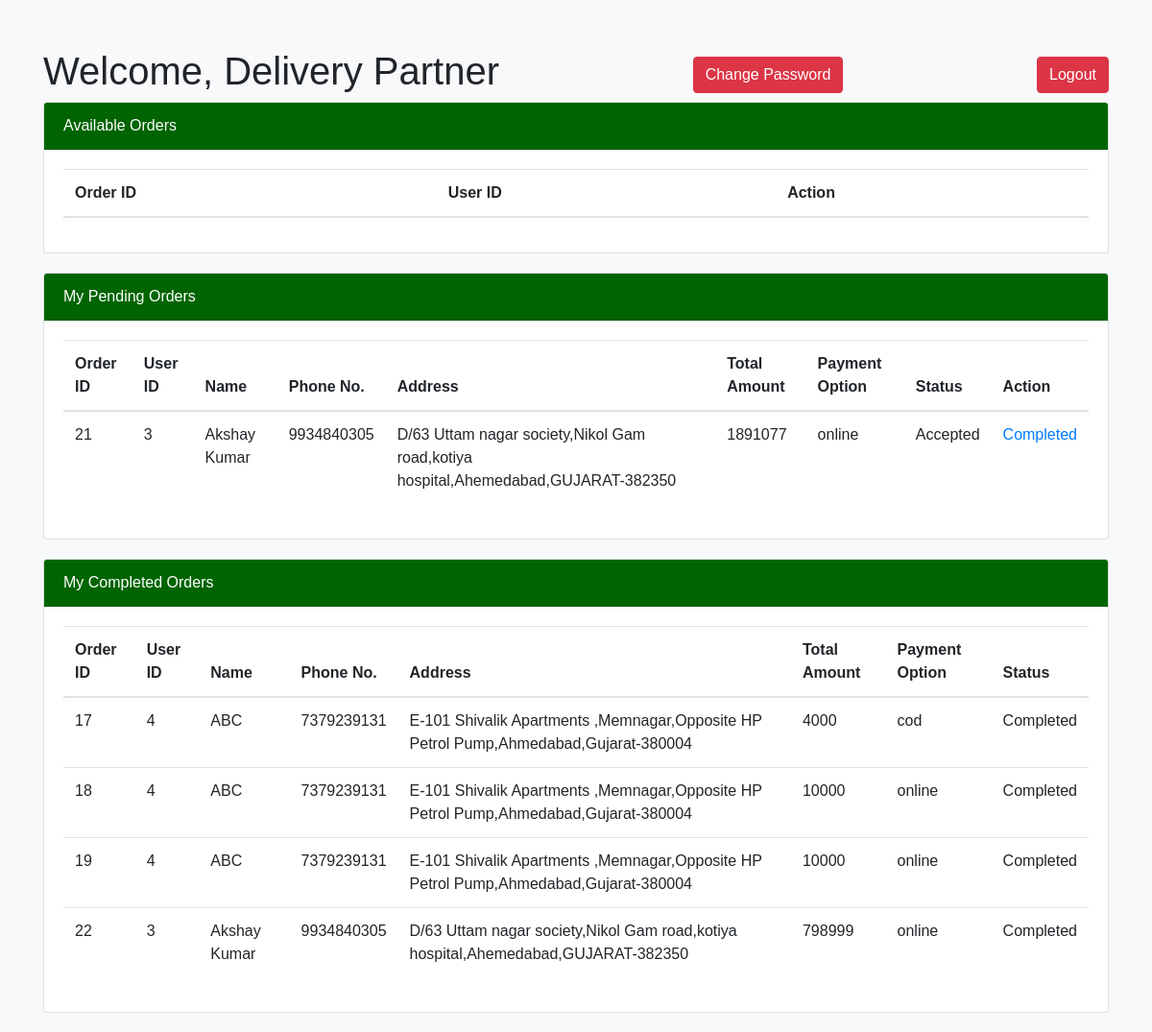
/delivery_module/dashboard.php (signed in), run on the app's committed database.
### tables this page shows
CREATE TABLE `delivery_order` (
  `delivery_id` int(11) NOT NULL,
  `delivery_partner_id` int(11) NOT NULL,
  `order_id` int(11) NOT NULL,
  `status` varchar(20) NOT NULL
);

CREATE TABLE `orders` (
  `order_id` int(11) NOT NULL,
  `user_id` int(11) NOT NULL,
  `product_ids` varchar(255) NOT NULL,
  `product_qtys` varchar(255) NOT NULL,
  `order_date` date NOT NULL,
  `total_amount` int(11) NOT NULL,
  `coupon_code` varchar(255) DEFAULT NULL,
  `payment_option` varchar(20) NOT NULL,
  `timestamp` timestamp NOT NULL DEFAULT current_timestamp() ON UPDATE current_timestamp(),
  `delivery_status` varchar(20) NOT NULL
);

CREATE TABLE `user_addresses` (
  `aid` int(11) NOT NULL,
  `user_id` int(11) NOT NULL,
  `phone_no` bigint(11) NOT NULL,
  `name` varchar(30) NOT NULL,
  `pincode` varchar(6) NOT NULL,
  `house_apartment` varchar(100) NOT NULL,
  `area` varchar(255) NOT NULL,
  `landmark` varchar(255) NOT NULL,
  `town_city` varchar(100) NOT NULL,
  `state` varchar(100) NOT NULL,
  `is_default` int(11) NOT NULL
);

### delivery_module/dashboard.php (the view, shortened to what this page needs)
<?php
include 'db_connection.php';
$partner_id = $_SESSION['delivery_partner_id'];
$my_orders_result = $conn->query("SELECT
    delivery_order.order_id, delivery_order.status ,
    orders.order_id, orders.user_id, orders.order_date, orders.total_amount, orders.delivery_status ,orders.payment_option ,
    user_register_details.user_id,user_register_details.first_name,
    user_addresses.*
FROM
    delivery_order
INNER JOIN
    orders ON delivery_order.order_id = orders.order_id
INNER JOIN
    user_register_details ON orders.user_id = user_register_details.user_id
INNER JOIN
    user_addresses ON user_register_details.user_id = user_addresses.user_id
WHERE
    delivery_order.delivery_partner_id = $partner_id and delivery_order.status = 'Accepted'");
$my_orders_com_result = $conn->query("SELECT
    delivery_order.order_id, delivery_order.status ,
    orders.order_id, orders.user_id, orders.order_date, orders.total_amount, orders.delivery_status ,orders.payment_option ,
    user_register_details.user_id,user_register_details.first_name,
    user_addresses.*
FROM
    delivery_order
INNER JOIN
    orders ON delivery_order.order_id = orders.order_id
INNER JOIN
    user_register_details ON orders.user_id = user_register_details.user_id
INNER JOIN
    user_addresses ON user_register_details.user_id = user_addresses.user_id
WHERE
    delivery_order.delivery_partner_id = $partner_id and delivery_order.status = 'Completed'");
?>
<!DOCTYPE html>
<html lang="en">
<head>
    <link rel="stylesheet" href="https://stackpath.bootstrapcdn.com/bootstrap/4.5.2/css/bootstrap.min.css">
    <link rel="stylesheet" href="styles.css">
</head>
<body>
    <div class="container">
        <div class="d-flex justify-content-between align-items-center mt-5">
            <h1>Welcome, Delivery Partner</h1>
            <a href="change-password.php" class="btn btn-danger">Change Password</a>
            <a href="logout.php" class="btn btn-danger">Logout</a>
        </div>
        <div class="card">
            <div class="card-header" style="background-color: darkgreen; color: white;"> Available Orders</div>
            <div class="card-body">
                <table class="table">
                    <thead>
                        <tr>
                            <th>Order ID</th>
                            <th>User ID</th>
                            <th>Action</th>
                        </tr>
                    </thead>
                </table>
            </div>
        </div>
        <div class="card">
            <div class="card-header" style="background-color: darkgreen; color: white;">My Pending Orders</div>
            <div class="card-body">
                <table class="table">
                    <thead>
                        <tr>
                            <th>Order ID</th>
                            <th>User ID</th>
                            <th>Name</th>
                            <th>Phone No.</th>
                            <th>Address</th>
                            <th>Total Amount</th>
                            <th>Payment Option</th>
                            <th>Status</th>
                            <th>Action</th>
                        </tr>
                    </thead>
                    <tbody>
                        <?php while ($order = $my_orders_result->fetch_assoc()) : ?>
                            <?php if ($order['status'] == 'Accepted') { ?>
                                <tr>
                                    <td><?php echo $order['order_id']; ?></td>
                                    <td><?php echo $order['user_id']; ?></td>
                                    <td><?php echo $order['name']; ?></td>
                                    <td><?php echo $order['phone_no']; ?></td>
                                    <td><?php
                                        $house_apartment = $order['house_apartment'];
                                        $area = $order['area'];
                                        $landmark = $order['landmark'];
                                        $town_city = $order['town_city'];
                                        $state = $order['state'];
                                        $pincode = $order['pincode'];
                                        $default = $order['is_default'];
                                        $addr = $house_apartment . ',' . $area . ',' . $landmark . ',' . $town_city . ',' . $state . '-' . $pincode;
                                        if ($default == 1) {
                                            echo $addr;
                                        } ?></td>
                                    <td><?php echo $order['total_amount']; ?></td>
                                    <td><?php echo $order['payment_option']; ?></td>
                                    <td><?php echo $order['status']; ?></td>
                                    <td>
                                        <?php if ($order['status'] == 'Accepted') : ?>
                                            <?php
                                            echo "<a href='update_order_status_1.php?oid={$order['order_id']}'>Completed</a>";
                                            ?>
                                        <?php elseif ($order['status'] == 'completed') : ?>
                                            <span class="badge badge-success">Completed</span>
                                        <?php endif; ?>
                                    </td>
                                </tr>
                        <?php }
                        endwhile; ?>
                    </tbody>
                </table>
            </div>
        </div>
        <div class="card">
            <div class="card-header" style="background-color: darkgreen; color: white;">My Completed Orders</div>
            <div class="card-body">
                <table class="table">
                    <thead>
                        <tr>
                            <th>Order ID</th>
                            <th>User ID</th>
                            <th>Name</th>
                            <th>Phone No.</th>
                            <th>Address</th>
                            <th>Total Amount</th>
                            <th>Payment Option</th>
                            <th>Status</th>
                        </tr>
                    </thead>
                    <tbody>
                        <?php while ($order = $my_orders_com_result->fetch_assoc()) : ?>
                            <tr>
                                <td><?php echo $order['order_id']; ?></td>
                                <td><?php echo $order['user_id']; ?></td>
                                <td><?php echo $order['name']; ?></td>
                                <td><?php echo $order['phone_no']; ?></td>
                                <td><?php
                                    $house_apartment = $order['house_apartment'];
                                    $area = $order['area'];
                                    $landmark = $order['landmark'];
                                    $town_city = $order['town_city'];
                                    $state = $order['state'];
                                    $pincode = $order['pincode'];
                                    $default = $order['is_default'];
                                    $addr = $house_apartment . ',' . $area . ',' . $landmark . ',' . $town_city . ',' . $state . '-' . $pincode;
                                    if ($default == 1) {
                                        echo $addr;
                                    } ?></td>
                                <td><?php echo $order['total_amount']; ?></td>
                                <td><?php echo $order['payment_option']; ?></td>
                                <td><?php echo $order['status']; ?></td>
                            </tr>
                        <?php
                        endwhile; ?>
                    </tbody>
                </table>
            </div>
        </div>
    </div>
</body>
</html>

### delivery_module/styles.css (style rules this page uses)
body { font-family: Arial, sans-serif; background-color: #f8f9fa; }
.container { margin-top: 50px; }
.card { margin-bottom: 20px; }

### data on the page
delivery_order: order.order_id "21", user_addresses.user_id "3", user_addresses.name "Akshay Kumar", user_addresses.phone_no "9934840305", user_addresses.house_apartment+area+landmark "D/63 Uttam nagar society,Nikol Gam road,kotiya hospital,Ahemedabad,GUJARAT-382350", order.total_amount "1891077", order.payment_option "online", status "Accepted"
delivery_order: order.order_id "17", user_addresses.user_id "4", user_addresses.name "ABC", user_addresses.phone_no "7379239131", user_addresses.house_apartment+area+landmark "E-101 Shivalik Apartments ,Memnagar,Opposite HP Petrol Pump,Ahmedabad,Gujarat-380004", order.total_amount "4000", order.payment_option "cod", status "Completed"
delivery_order: order.order_id "18", user_addresses.user_id "4", user_addresses.name "ABC", user_addresses.phone_no "7379239131", user_addresses.house_apartment+area+landmark "E-101 Shivalik Apartments ,Memnagar,Opposite HP Petrol Pump,Ahmedabad,Gujarat-380004", order.total_amount "10000", order.payment_option "online", status "Completed"
delivery_order: order.order_id "19", user_addresses.user_id "4", user_addresses.name "ABC", user_addresses.phone_no "7379239131", user_addresses.house_apartment+area+landmark "E-101 Shivalik Apartments ,Memnagar,Opposite HP Petrol Pump,Ahmedabad,Gujarat-380004", order.total_amount "10000", order.payment_option "online", status "Completed"
delivery_order: order.order_id "22", user_addresses.user_id "3", user_addresses.name "Akshay Kumar", user_addresses.phone_no "9934840305", user_addresses.house_apartment+area+landmark "D/63 Uttam nagar society,Nikol Gam road,kotiya hospital,Ahemedabad,GUJARAT-382350", order.total_amount "798999", order.payment_option "online", status "Completed"
